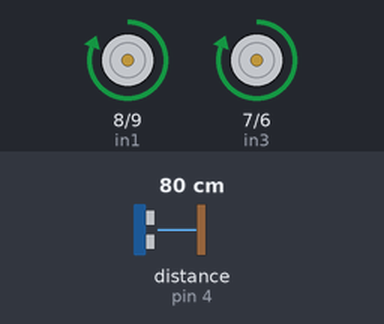
This sketch was run on a simulated Arduino Uno, built with avr-gcc and run on an emulated ATmega328P. Parts: motor-driver pin pairs drawn as motors (green arrow = first pin HIGH = forward, orange = second pin HIGH = backward, longer = more drive, scaled by the enable pin). Wiring (inferred from the names in the program): ultrasonic range finder: trigger pin 3; echo pin 4. The inputs (shaded band) are chosen by the test bench; at power-on: distance to the obstacle (sensor on pin 4) 80 cm. The echo pulse lasts 58.3 µs per cm.

Above: at 1.2 s.
1.3 s: distance to the obstacle (sensor on pin 4) set to 42 cm
2.8 s: distance to the obstacle (sensor on pin 4) set to 37 cm
At 3.5 s:
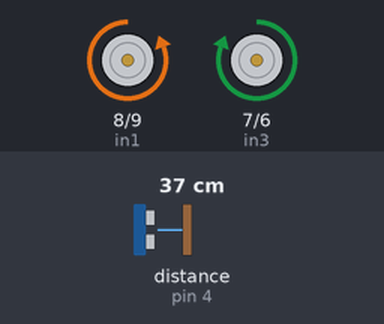
4.3 s: distance to the obstacle (sensor on pin 4) set to 60 cm
At 4.6 s:
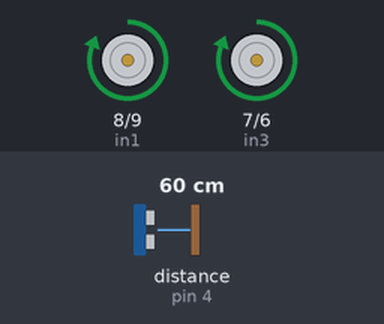
5.8 s: distance to the obstacle (sensor on pin 4) set to 2 cm
At 6.9 s:
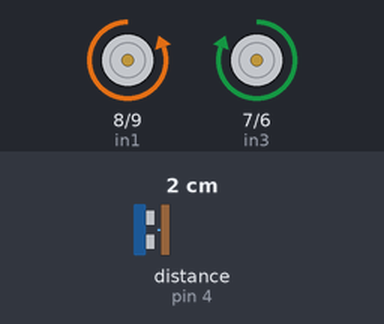
Timing chart, 0 to 8.3 s (numbered marks = the images above; inputs shaded):
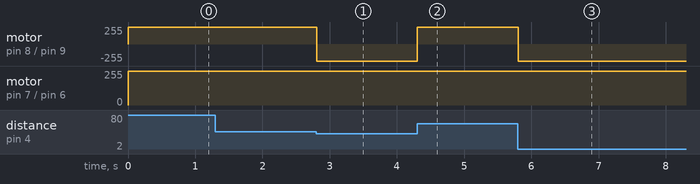

Measured:
- the behaviour switches between 40 and 39 cm on distance to the obstacle (sensor on pin 4) (found by bisection; images 0 and 1)
- after the input at 1.3 s, every drawn part: stays the same
- after the input at 2.8 s, motor on pin 8 (in1) / pin 9 (in2): forward 255/255 → backward 255/255 at once
- after the input at 4.3 s, motor on pin 8 (in1) / pin 9 (in2): backward 255/255 → forward 255/255 at once
- after the input at 5.8 s, motor on pin 8 (in1) / pin 9 (in2): forward 255/255 → backward 255/255 at once

The sketch:

Engelden_kacan_robot.ino
```cpp
const int ena=10;
const int enb=5;

const int in1=8;
const int in2=9;
const int in3=7;
const int in4=6;

const int trig=3;
const int echo=4;

int sure;
int mesafe;

void setup() {
  // put your setup code here, to run once:
pinMode(ena,OUTPUT);
pinMode(enb,OUTPUT);
pinMode(in1,OUTPUT);
pinMode(in2,OUTPUT);
pinMode(in3,OUTPUT);
pinMode(in4,OUTPUT);

pinMode(trig,OUTPUT);

pinMode(echo,INPUT);


}

void loop() {
digitalWrite(trig,HIGH);
delayMicroseconds(1000);
digitalWrite(trig,LOW);

sure=pulseIn(echo,HIGH);
mesafe=(sure)/2/29.1;


if(mesafe<40)
{
analogWrite(ena,255);
analogWrite(enb,255);

digitalWrite(in1,LOW);
digitalWrite(in2,HIGH);
digitalWrite(in3,HIGH);
digitalWrite(in4,LOW);

}
else
{
analogWrite(ena,255);
analogWrite(enb,255);

Serial.println(mesafe);

digitalWrite(in1,HIGH);
digitalWrite(in2,LOW);
digitalWrite(in3,HIGH);
digitalWrite(in4,LOW);

}


}
```
